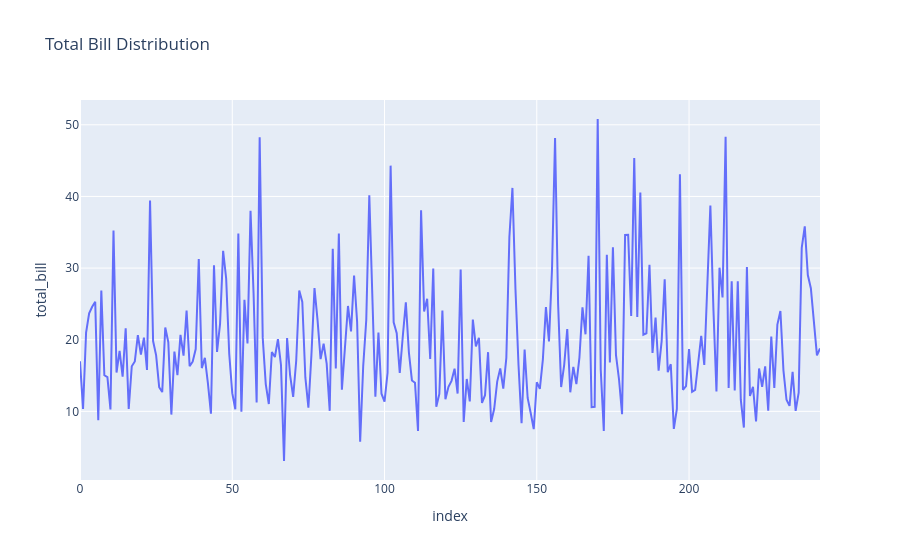

The code cell stored with this chart in its notebook:
### Code cell
import plotly.express as px

fig = px.line(tips, y='total_bill', title='Total Bill Distribution')
fig.show()

### Figure 1 — Plotly figure (JSON) as saved in the notebook; plotly's stock layout.template omitted (floating-point values rounded to 4 significant figures; data arrays with more than 128 entries replaced by an {"elided": "..."} marker saying what was removed)
{"data": [{"hovertemplate": "index=%{x}<br>total_bill=%{y}<extra></extra>", "legendgroup": "", "line": {"color": "#636efa", "dash": "solid"}, "marker": {"symbol": "circle"}, "mode": "lines", "name": "", "orientation": "v", "showlegend": false, "x": {"elided": "244 int values"}, "xaxis": "x", "y": {"elided": "244 float values"}, "yaxis": "y", "type": "scatter"}], "layout": {"xaxis": {"anchor": "y", "domain": [0, 1], "title": {"text": "index"}}, "yaxis": {"anchor": "x", "domain": [0, 1], "title": {"text": "total_bill"}}, "legend": {"tracegroupgap": 0}, "title": {"text": "Total Bill Distribution"}}}
